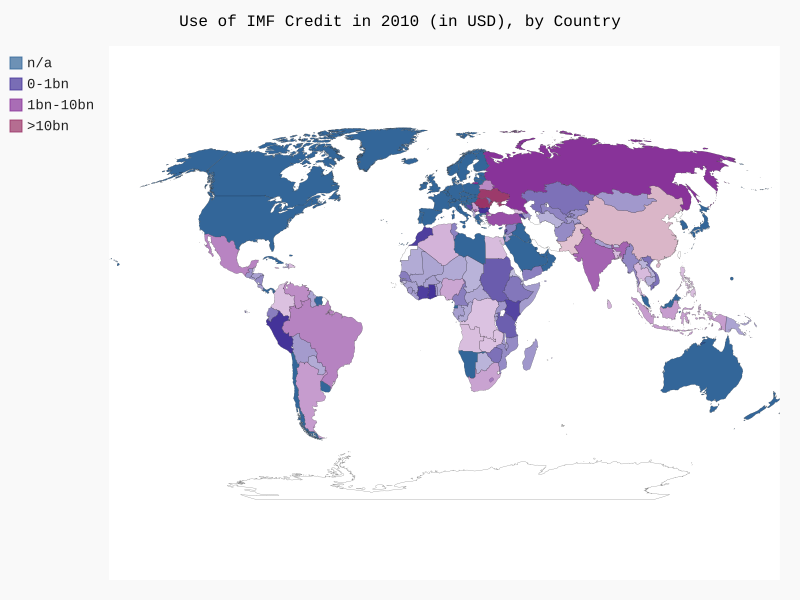

Here is the Python script that generated this plot:
import csv
from country_codes import get_country_code

from pygal.adapters import none_to_zero
from pygal.maps.world import World
from pygal.style import LightColorizedStyle as LCS, RotateStyle as RS

# Load the file's contents
filename = 'API_DT.DOD.DIMF.CD_DS2_en_csv_v2_427046.csv'
with open(filename) as f:
	imf_reader = csv.reader(f)

	'''
	imf_header_row = next(imf_reader)
	print(imf_header_row) # ['\ufeff"Data Source"', 'World Development Indicators', '']
	'''

	# the headers are actually on row 5
	header_num = 5
	j = 0
	while j < header_num:
		j += 1
		imf_header_row = next(imf_reader)

	# print(imf_header_row[54])	# = 2010
	'''
	['Country Name', 'Country Code', 'Indicator Name', 'Indicator Code', 
	'1960', '1961', '1962', '1963', '1964', '1965', '1966', '1967', '1968', '1969', 
	'1970', '1971', '1972', '1973', '1974', '1975', '1976', '1977', '1978', '1979', 
	'1980', '1981', '1982', '1983', '1984', '1985', '1986', '1987', '1988', '1989', 
	'1990', '1991', '1992', '1993', '1994', '1995', '1996', '1997', '1998', '1999', 
	'2000', '2001', '2002', '2003', '2004', '2005', '2006', '2007', '2008', '2009', 
	'2010', '2011', '2012', '2013', '2014', '2015', '2016', '2017', '2018', '2019', '']
	'''



	# # all the countries are present in col 0
	# countries = []
	# for row in imf_reader:
	# 	country = row[0]
	# 	countries.append(country)

	# print(countries)

	# using the 2010 data - so i need row[54] for each row
	# Build a dictionary of population data (using only the 2010 data.)
	cc_imfcredits = {}
	for row in imf_reader:
		country_name = row[0]
		credit_val = row[54]
		'''	
		The value accessed may be blank: ''
		In this case, need the ability to populate
		an "n/a":
		'''
		if credit_val == '':
			imf_credit = None
		else:
			imf_credit = int(float(credit_val))
		code = get_country_code(country_name)
		if code:
			# Create an entry in the dictionary.
			cc_imfcredits[code] = imf_credit

	# (print statement to see what I got)
	print(cc_imfcredits)

	# Group the countries into 3 IMF-credit levels;
	# this time, we need a separate "n/a" level for countries
	# where values were unavailable.
	imf_credit_n, imf_credit_1, imf_credit_2, imf_credit_3 = {}, {}, {}, {}
	for cc, imf_credit in cc_imfcredits.items():
		# none_to_zero needed because pygal skips None's, when plotting
		if imf_credit == None:
			imf_credit_n[cc] = none_to_zero(imf_credit)
		elif imf_credit <  1000000000:		# x < 1B
			imf_credit_1[cc] = imf_credit
		elif imf_credit < 10000000000:		# 1B <= x < 10B
			imf_credit_2[cc] = imf_credit
		else:								# 10B <= x
			imf_credit_3[cc] = imf_credit

	# See how many countries are in each level.
	print(
		len(imf_credit_n),
		len(imf_credit_1),
		len(imf_credit_2),
		len(imf_credit_3))

	# Plot the data.
	wm_style = RS('#336699')
	wm = World(style=wm_style)
	wm.title = 'Use of IMF Credit in 2010 (in USD), by Country'
	wm.add('n/a', imf_credit_n)
	wm.add('0-1bn', imf_credit_1)
	wm.add('1bn-10bn', imf_credit_2)
	wm.add('>10bn', imf_credit_3)

	wm.render_to_file('use_of_imf_credit.svg')
